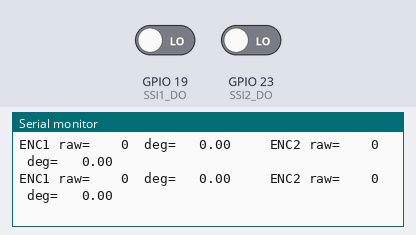
The sketch below on a simulated ESP32. Shown: the last lines printed to the serial monitor. The inputs (shaded band) are chosen by the test bench; at power-on: GPIO 19 (SSI1_DO) LOW, GPIO 23 (SSI2_DO) LOW.

Above: at 2.0 s.
2.1 s: GPIO 19 (SSI1_DO) driven HIGH
At 2.15 s:
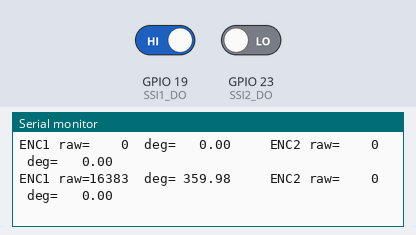
4.0 s: GPIO 23 (SSI2_DO) driven HIGH
At 4.18 s:
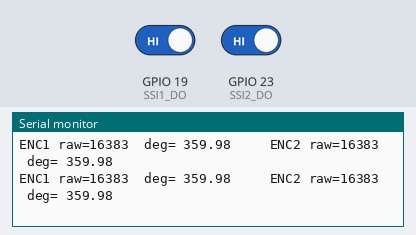
5.9 s: GPIO 19 (SSI1_DO) driven LOW
At 6.0 s:
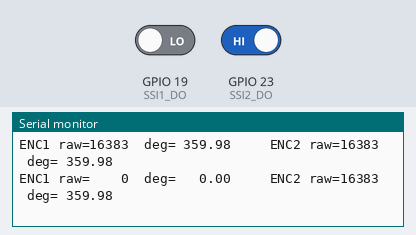

The sketch:

BalanceBot_Test_MT6701_Encoders.ino
```cpp
#include <Arduino.h>

// ============================================================
// BALANCE BOT - TWO MT6701 ENCODER STANDALONE TEST
// ESP32 WROOM + two MT6701 encoders in SSI mode
//
// Wiring from Gimbal_Balance_Bot.ino:
//
// MT6701 #1:
//   DO  -> GPIO 19
//   CLK -> GPIO 18
//   CS  -> GPIO 32
//
// MT6701 #2:
//   DO  -> GPIO 23
//   CLK -> GPIO 33
//   CS  -> GPIO 13
//
// IMPORTANT: GPIO34 is the balance pot, NOT encoder #2 DO.
//
// Open Serial Monitor at 115200 baud.
// No BMI160 or motor drivers are used by this test.
// ============================================================

const int SSI1_CLK = 18;
const int SSI1_CS  = 32;
const int SSI1_DO  = 19;

const int SSI2_CLK = 33;
const int SSI2_CS  = 13;
const int SSI2_DO  = 23;

uint16_t readMT6701Raw(int clkPin, int csPin, int doPin) {
  uint32_t data = 0;

  digitalWrite(csPin, LOW);
  delayMicroseconds(1);

  for (int i = 0; i < 24; i++) {
    digitalWrite(clkPin, LOW);
    delayMicroseconds(1);

    digitalWrite(clkPin, HIGH);
    delayMicroseconds(1);

    digitalWrite(clkPin, LOW);
    delayMicroseconds(1);

    data <<= 1;
    if (digitalRead(doPin)) data |= 1;
  }

  digitalWrite(clkPin, HIGH);
  digitalWrite(csPin, HIGH);

  return (data >> 10) & 0x3FFF; // 14-bit absolute angle
}

float rawToDegrees(uint16_t raw) {
  return raw * (360.0f / 16384.0f);
}

void setup() {
  Serial.begin(115200);
  delay(800);

  pinMode(SSI1_CLK, OUTPUT);
  pinMode(SSI1_CS, OUTPUT);
  pinMode(SSI1_DO, INPUT);

  pinMode(SSI2_CLK, OUTPUT);
  pinMode(SSI2_CS, OUTPUT);
  pinMode(SSI2_DO, INPUT);

  digitalWrite(SSI1_CLK, HIGH);
  digitalWrite(SSI2_CLK, HIGH);
  digitalWrite(SSI1_CS, HIGH);
  digitalWrite(SSI2_CS, HIGH);

  Serial.println();
  Serial.println("========================================");
  Serial.println("BALANCE BOT - MT6701 ENCODER TEST");
  Serial.println("========================================");
  Serial.println("Turn each wheel slowly by hand.");
  Serial.println("Each RAW value should sweep through 0..16383 and wrap once/revolution.");
  Serial.println("A value stuck at 0, 1, or 16383 usually means a wiring/mode problem.");
  Serial.println();
}

void loop() {
  uint16_t raw1 = readMT6701Raw(SSI1_CLK, SSI1_CS, SSI1_DO);
  uint16_t raw2 = readMT6701Raw(SSI2_CLK, SSI2_CS, SSI2_DO);

  float deg1 = rawToDegrees(raw1);
  float deg2 = rawToDegrees(raw2);

  Serial.printf("ENC1 raw=%5u  deg=%7.2f     ENC2 raw=%5u  deg=%7.2f\n",
                raw1, deg1, raw2, deg2);

  delay(100);
}
```

Measured:
- after the input at 2.1 s, the serial monitor: prints a new line at once (image 1)
- after the input at 4.0 s, the serial monitor: prints a new line after 0.07 s (image 2)
- after the input at 5.9 s, the serial monitor: prints a new line after 0.10 s (image 3)
